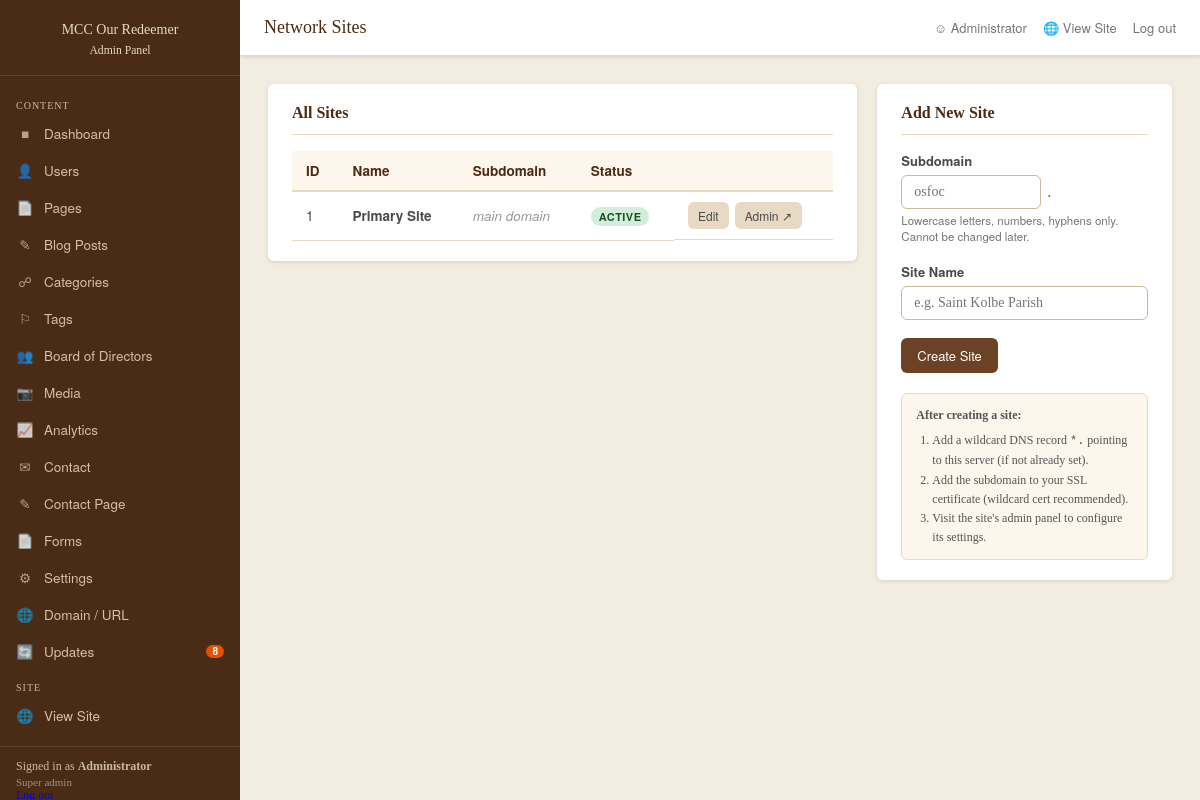
/admin/network/sites.php (signed in), run on the app's committed database.
### tables this page shows
CREATE TABLE IF NOT EXISTS `users` (
  `id`           INT UNSIGNED AUTO_INCREMENT PRIMARY KEY,
  `site_id`      INT UNSIGNED DEFAULT NULL COMMENT 'NULL = network-wide user',
  `name`         VARCHAR(120) NOT NULL,
  `email`        VARCHAR(255) NOT NULL UNIQUE,
  `password`     VARCHAR(255) NOT NULL,
  `role`         ENUM('super_admin','admin','editor','author','parishioner') NOT NULL DEFAULT 'author',
  `permissions`  TEXT DEFAULT NULL,
  `avatar`       VARCHAR(500) DEFAULT NULL,
  `remember_token` VARCHAR(100) DEFAULT NULL,
  `created_at`   DATETIME NOT NULL DEFAULT CURRENT_TIMESTAMP,
  `last_login`   DATETIME DEFAULT NULL
);

CREATE TABLE IF NOT EXISTS `network_sites` (
  `id`        INT UNSIGNED AUTO_INCREMENT PRIMARY KEY,
  `subdomain` VARCHAR(100) NOT NULL UNIQUE COMMENT 'empty string = main domain',
  `name`      VARCHAR(255) NOT NULL,
  `status`    ENUM('active','suspended') NOT NULL DEFAULT 'active',
  `created_at` DATETIME NOT NULL DEFAULT CURRENT_TIMESTAMP,
  KEY `idx_subdomain` (`subdomain`)
);

### core/helpers.php (called while the page is built, shortened)
<?php
function h(?string $str): string {
    return htmlspecialchars($str ?? '', ENT_QUOTES | ENT_SUBSTITUTE, 'UTF-8');
}
function siteUrl(string $path = ''): string {
    return rtrim(SITE_URL, '/') . '/' . ltrim($path, '/');
}
function subsiteUrl(string $subdomain, string $path = ''): string {
    if (defined('NETWORK_MODE') && NETWORK_MODE && defined('NETWORK_BASE_DOMAIN') && NETWORK_BASE_DOMAIN !== '') {
        $scheme = (!empty($_SERVER['HTTPS']) && $_SERVER['HTTPS'] !== 'off') ? 'https' : 'http';
        $host   = $subdomain !== '' ? $subdomain . '.' . NETWORK_BASE_DOMAIN : NETWORK_BASE_DOMAIN;
        $base   = $scheme . '://' . $host;
    } else {
        $base = SITE_URL;
    }
    return rtrim($base, '/') . '/' . ltrim($path, '/');
}
function setting(string $key, string $default = ''): string {
    return Database::setting($key, $default);
}
    ?>

### core/Database.php (called while the page is built, shortened)
<?php
class Database {
    private static ?PDO   $pdo              = null;
    private static int    $siteId           = 0;
    private static array  $settingsCache    = [];
    public static function get(): PDO {
        if (self::$pdo === null) {
            $dsn = sprintf('mysql:host=%s;dbname=%s;charset=%s', DB_HOST, DB_NAME, DB_CHARSET);
            $opts = [
                PDO::ATTR_ERRMODE            => PDO::ERRMODE_EXCEPTION,
                PDO::ATTR_DEFAULT_FETCH_MODE => PDO::FETCH_ASSOC,
                PDO::ATTR_EMULATE_PREPARES   => false,
            ];
            self::$pdo = new PDO($dsn, DB_USER, DB_PASS, $opts);
            if (defined('NETWORK_MODE') && NETWORK_MODE && defined('SITE_ID') && SITE_ID === 0) {
                self::resolveSubdomain(SITE_SUBDOMAIN);
            } else {
                self::$siteId = defined('SITE_ID') ? (int) SITE_ID : 1;
            }
        }
        return self::$pdo;
    }
    public static function siteId(): int {
        return self::$siteId ?: 1;
    }
    public static function query(string $sql, array $params = []): PDOStatement {
        $stmt = self::get()->prepare($sql);
        $stmt->execute($params);
        return $stmt;
    }
    public static function fetch(string $sql, array $params = []): ?array {
        $row = self::query($sql, $params)->fetch();
        return $row ?: null;
    }
    public static function fetchAll(string $sql, array $params = []): array {
        return self::query($sql, $params)->fetchAll();
    }
    private static function loadSettings(): void {
        try {
            $rows = self::fetchAll(
                "SELECT `key`, `value` FROM settings WHERE site_id = ?",
                [self::siteId()]
            );
            foreach ($rows as $r) {
                self::$settingsCache[$r['key']] = $r['value'];
            }
        } catch (\PDOException) {
        }
    }
    public static function setting(string $key, string $default = ''): string {
        self::loadSettings();
        return array_key_exists($key, self::$settingsCache)
            ? (string) self::$settingsCache[$key]
            : $default;
    }
}

### core/Updater.php (called while the page is built, shortened)
<?php
class Updater {
    public static function allMigrations(): array {
        $files = glob(self::MIGRATIONS_DIR . '/*.sql');
        sort($files);
        return array_map(fn($f) => [
            'file'    => $f,
            'version' => basename($f, '.sql'),
        ], $files);
    }
    public static function appliedMigrations(): array {
        try {
            $rows = Database::fetchAll("SELECT version FROM migrations ORDER BY version ASC");
            return array_column($rows, 'version');
        } catch (\PDOException) {
            return [];
        }
    }
    public static function pendingMigrations(): array {
        $applied = self::appliedMigrations();
        return array_filter(
            self::allMigrations(),
            fn($m) => !in_array($m['version'], $applied, true)
        );
    }
}

### core/Auth.php (called while the page is built, shortened)
<?php
class Auth {
    private static ?array $user = null;
    public static function check(): bool {
        return !empty($_SESSION['user_id']);
    }
    public static function user(): ?array {
        if (self::$user === null && self::check()) {
            self::$user = Database::fetch("SELECT * FROM users WHERE id = ?", [$_SESSION['user_id']]);
        }
        return self::$user;
    }
    public static function role(): string {
        return self::user()['role'] ?? '';
    }
    public static function isSuperAdmin(): bool {
        return self::role() === 'super_admin';
    }
    public static function hasPermission(string $perm): bool {
        $user = self::user();
        if (self::isSuperAdmin()) return true;
        $minRole  = self::PERMISSIONS[$perm]['default_role'] ?? 'admin';
        $minLevel = self::ROLE_HIERARCHY[$minRole] ?? 99;
        return (self::ROLE_HIERARCHY[$user['role']] ?? 0) >= $minLevel;
    }
    public static function requireSuperAdmin(): void {
        if (!self::isSuperAdmin()) {
            http_response_code(403);
            die('Network admin access required.');
        }
    }
}

### admin/network/sites.php (the view, shortened to what this page needs)
<?php
require_once BASE_PATH . '/core/Database.php';
require_once BASE_PATH . '/core/Auth.php';
require_once BASE_PATH . '/core/helpers.php';
require_once dirname(__DIR__) . '/layout.php';
Auth::requireSuperAdmin();
$editSite = null;
$sites = Database::fetchAll("SELECT * FROM network_sites ORDER BY id ASC");
adminLayout('Network Sites', function() use ($sites, $errors, $editSite, $editId) {
?>
<div style="display:grid; grid-template-columns:2fr 1fr; gap:20px; align-items:start;">
  <div class="card">
    <div class="card-header">
      <h2 class="card-title">All Sites</h2>
    </div>
    <div class="table-wrap">
      <table class="data-table">
        <thead>
          <tr><th>ID</th><th>Name</th><th>Subdomain</th><th>Status</th><th></th></tr>
        </thead>
        <tbody>
          <?php foreach ($sites as $site): ?>
          <tr>
            <td><?= $site['id'] ?></td>
            <td><strong><?= h($site['name']) ?></strong></td>
            <td>
              <?php if ($site['subdomain'] === ''): ?>
                <em style="color:#999;">main domain</em>
              <?php else: ?>
                <a href="<?= h(subsiteUrl($site['subdomain'])) ?>" target="_blank" style="font-family:monospace;">
                  <?= h($site['subdomain']) ?>.<?= h(NETWORK_BASE_DOMAIN) ?> &#8599;
                </a>
              <?php endif; ?>
            </td>
            <td>
              <span class="badge badge-<?= $site['status'] === 'active' ? 'published' : 'draft' ?>">
                <?= $site['status'] ?>
              </span>
            </td>
            <td style="display:flex; gap:6px; flex-wrap:wrap;">
              <a href="?edit=<?= $site['id'] ?>" class="btn btn-sm btn-secondary">Edit</a>
              <a href="<?= subsiteUrl($site['subdomain'], 'admin/') ?>"
                 class="btn btn-sm btn-secondary" target="_blank">Admin &#8599;</a>
            </td>
          </tr>
          <?php endforeach; ?>
        </tbody>
      </table>
    </div>
  </div>
  <div>
    <?php if ($editSite): ?>
    <div class="card">
      <div class="card-header">
        <h2 class="card-title">Edit Site</h2>
        <a href="<?= networkUrl('admin/network/sites') ?>" class="btn btn-sm btn-secondary">Cancel</a>
      </div>
      <form method="post">
        <?= csrfField() ?>
        <input type="hidden" name="action" value="update">
        <input type="hidden" name="site_id" value="<?= $editSite['id'] ?>">
        <div class="form-group">
          <label>Site Name</label>
          <input type="text" name="name" class="form-control"
                 value="<?= h($_POST['name'] ?? $editSite['name']) ?>" required>
        </div>
        <?php if ($editSite['subdomain'] !== ''): ?>
        <div class="form-group">
          <label>Subdomain</label>
          <input type="text" class="form-control" value="<?= h($editSite['subdomain']) ?>" disabled>
          <div class="form-hint">Subdomains cannot be changed after creation.</div>
        </div>
        <?php endif; ?>
        <div class="form-group">
          <label>Status</label>
          <select name="status" class="form-control">
            <option value="active" <?= ($editSite['status']==='active') ? 'selected' : '' ?>>Active</option>
            <option value="suspended" <?= ($editSite['status']==='suspended') ? 'selected' : '' ?>>Suspended</option>
          </select>
        </div>
        <button type="submit" class="btn btn-primary">Save Changes</button>
      </form>
    </div>
    <?php else: ?>
    <div class="card">
      <div class="card-header">
        <h2 class="card-title">Add New Site</h2>
      </div>
      <form method="post">
        <div class="form-group">
          <label>Subdomain</label>
          <div style="display:flex; align-items:center; gap:6px;">
            <input type="text" name="subdomain" class="form-control"
                   value="<?= h($_POST['subdomain'] ?? '') ?>"
                   placeholder="osfoc" pattern="[a-z0-9][a-z0-9\-]*" required
                   style="max-width:140px;">
            <span style="color:#666; white-space:nowrap;">.<?= h(NETWORK_BASE_DOMAIN) ?></span>
          </div>
          <div class="form-hint">Lowercase letters, numbers, hyphens only. Cannot be changed later.</div>
        </div>
        <div class="form-group">
          <label>Site Name</label>
          <input type="text" name="name" class="form-control"
                 value="<?= h($_POST['name'] ?? '') ?>"
                 placeholder="e.g. Saint Kolbe Parish" required>
        </div>
        <button type="submit" class="btn btn-primary">Create Site</button>
      </form>
      <div style="margin-top:20px; padding:12px 14px; background:#fdf6ec; border:1px solid #e8d9c4; border-radius:6px; font-size:12px; color:#555; line-height:1.6;">
        <strong>After creating a site:</strong>
        <ol style="margin:6px 0 0 16px; padding:0;">
          <li>Add a wildcard DNS record <code>*.<?= h(NETWORK_BASE_DOMAIN) ?></code> pointing to this server (if not already set).</li>
          <li>Add the subdomain to your SSL certificate (wildcard cert recommended).</li>
          <li>Visit the site's admin panel to configure its settings.</li>
        </ol>
      </div>
    </div>
    <?php endif; ?>
  </div>
</div>
<?php }); ?>

### admin/layout.php (shortened to what this page needs)
<?php
function adminLayout(string $pageTitle, callable $body): void {
    $user     = Auth::user();
    $siteName = setting('site_name', 'Your Parish');
    $req = trim(strtok($_SERVER['REQUEST_URI'] ?? '', '?'), '/');
    $nav = [
        ['Dashboard',        'admin/',                '&#9632;',  null],
        ['Users',            'admin/users',           '&#128100;','manage_users'],
        ['Pages',            'admin/pages',           '&#128196;','manage_content'],
        ['Blog Posts',       'admin/posts',           '&#9998;',  'manage_content'],
        ['Categories',       'admin/categories',      '&#9741;',  'manage_content'],
        ['Tags',             'admin/tags',            '&#9872;',  'manage_content'],
        ['Board of Directors','admin/board',          '&#128101;','manage_content'],
        ['Media',            'admin/media',           '&#128247;','manage_media'],
        ['Analytics',        'admin/analytics',       '&#128200;','view_analytics'],
        ['Contact',          'admin/contacts',        '&#9993;',  'manage_contacts'],
        ['Contact Page',     'admin/contact-prayer',  '&#9998;',  'manage_contacts'],
        ['Forms',            'admin/forms',           '&#128196;','manage_contacts'],
        ['Settings',         'admin/settings',        '&#9881;',  'manage_settings'],
        ['Domain / URL',     'admin/domain',          '&#127760;','manage_settings'],
        ['Updates',          'admin/updates',         '&#128260;','manage_settings', true],
    ];
    $pendingMigrations = 0;
    if (Auth::can('admin') && class_exists('Updater')) {
        try { $pendingMigrations = count(Updater::pendingMigrations()); } catch (\Throwable) {}
    }
?><!DOCTYPE html>
<html lang="en">
<head>
<link rel="stylesheet" href="<?= siteUrl('public/assets/css/admin.css') ?>">
</head>
<body>
<div class="admin-wrap">
  <aside class="sidebar" id="sidebar">
    <div class="sidebar-logo">
      <h1><?= h($siteName) ?><br><small>Admin Panel</small></h1>
    </div>
    <nav class="sidebar-nav">
      <div class="sidebar-section">Content</div>
      <?php foreach ($nav as $navItem):
        [$label, $href, $icon, $perm] = array_pad($navItem, 4, null);
        $isUpdates = ($href === 'admin/updates');
        $active = ($href === 'admin/')
            ? ($req === 'admin' || $req === 'admin/')
            : str_starts_with($req, trim($href, '/'));
      ?>
        <a href="<?= siteUrl($href) ?>" class="<?= $active ? 'active' : '' ?>"
           style="justify-content:space-between;">
          <span style="display:flex;align-items:center;gap:10px;">
            <span class="icon"><?= $icon ?></span>
            <?= h($label) ?>
          </span>
          <?php if ($isUpdates && $pendingMigrations > 0): ?>
            <span style="background:#e65100;color:#fff;border-radius:10px;font-size:10px;padding:1px 6px;font-family:sans-serif;font-weight:700;">
              <?= $pendingMigrations ?>
            </span>
          <?php endif; ?>
        </a>
      <?php endforeach; ?>
      <div class="sidebar-section">Site</div>
      <a href="<?= siteUrl() ?>" target="_blank">
        <span class="icon">&#127760;</span> View Site
      </a>
    </nav>
    <div class="sidebar-footer">
      Signed in as <strong><?= h($user['name']) ?></strong>
      <span style="font-size:11px; opacity:.7; display:block; margin-top:2px;"><?= h(ucfirst(str_replace('_', ' ', $user['role']))) ?></span>
      <a href="<?= siteUrl('admin/logout') ?>">Log out</a>
    </div>
  </aside>
  <div class="main">
    <header class="topbar">
      <div class="topbar-title"><?= h($pageTitle) ?></div>
      <div class="topbar-right">
        <span>&#9786; <?= h($user['name']) ?></span>
        <a href="<?= siteUrl() ?>" target="_blank">&#127760; View Site</a>
        <a href="<?= siteUrl('admin/logout') ?>">Log out</a>
      </div>
    </header>
    <div class="content">
      <?php $body(); ?>
    </div>
  </div>
</div>
</body>
</html>
<?php } ?>

### data on the page
users: name "Administrator", role "Super admin"
network_sites: id "1", name "Primary Site", subdomain "main domain", status "ACTIVE"

### other printed values
$siteName "MCC Our Redeemer"
$icon "■"
$label "Dashboard"
$icon "👤"
$label "Users"
$icon "📄"
$label "Pages"
$icon "✎"
$label "Blog Posts"
$icon "☍"
$label "Categories"
$icon "⚐"
$label "Tags"
$icon "👥"
$label "Board of Directors"
